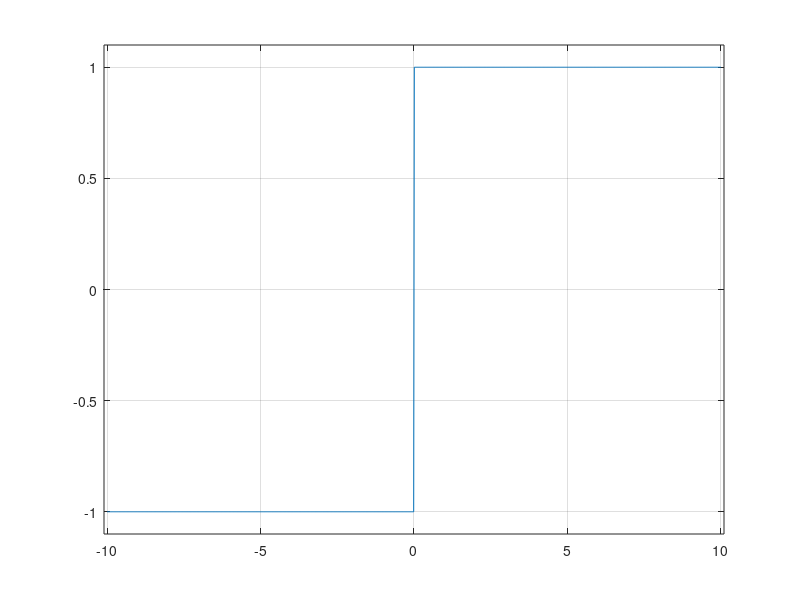
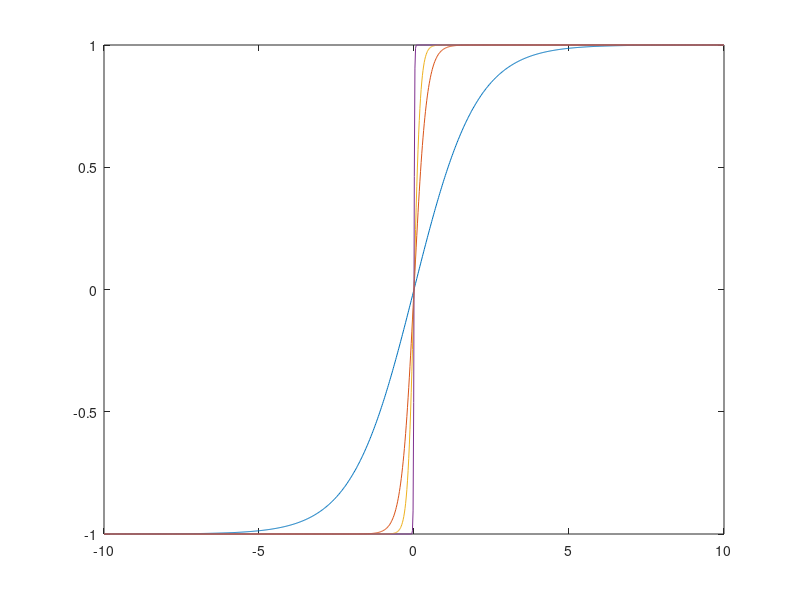
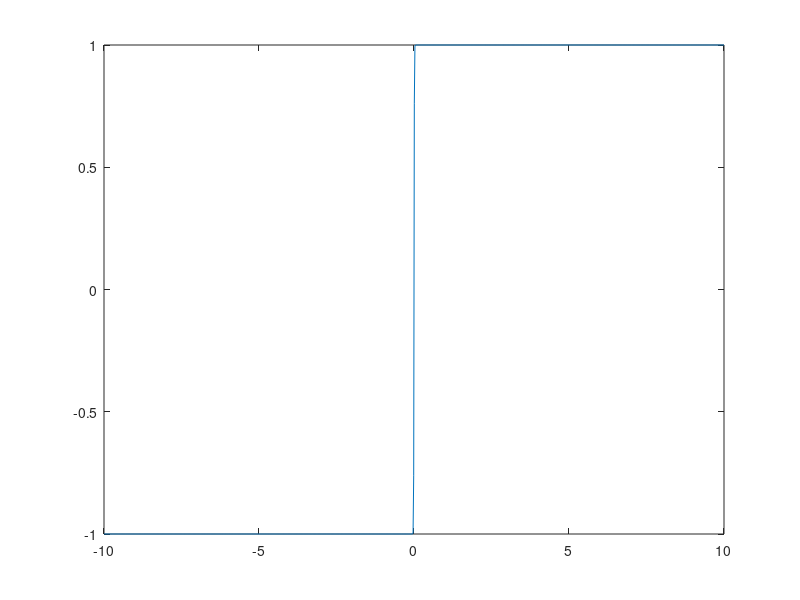

Source code (MATLAB) for these figures, in order:
%% clear workspace
close all; clear; clc;

%% saturation function
x = linspace(-10,10,1000);
saturated_x = min(1, max(-1, x));
saturated_x2 = min(1, max(-1, 2*x));
saturated_x3 = min(1, max(-1, 100*x));
figure;
plot(x,saturated_x3)
axis([-10.1 10.1 -1.1 1.1])
grid on;


%% modified sigmoid
y = -1+2./(1+exp(-x));
y1 = -1+2./(1+exp(-5*x));
y2 = -1+2./(1+exp(-10*x));
y3 = -1+2./(1+exp(-100*x));
figure;
plot(x,y,x,y1,x,y2,x,y3)

%% trig approximation
z = tanh(100*x/1);
figure;
plot(x,z)
